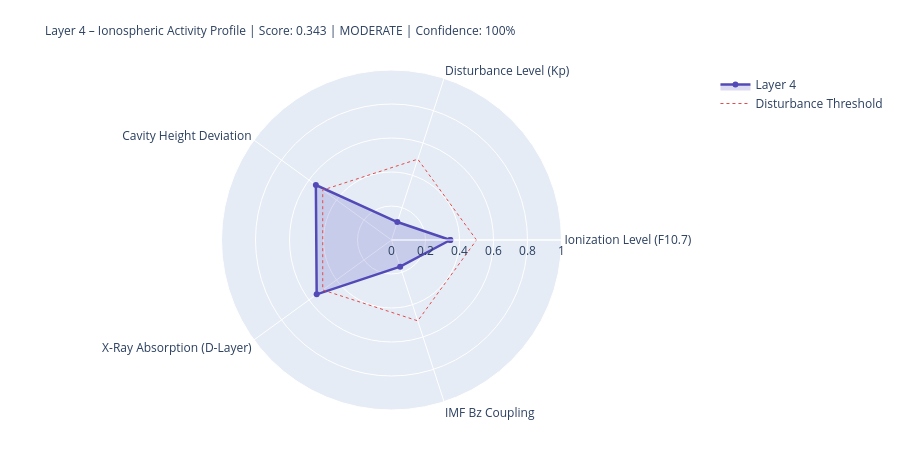

The cell this chart's notebook holds for it:
### Markdown cell above
---
## 4. State Assessment & Handoff to Layer 5

### Code cell
# ============================================================
# LAYER-4-SCORE
# ============================================================

COMPONENTS = {
    'Ionization Level (F10.7)':    {'score': ioniz,       'source': 'primary' if f107_now else 'from_layer0', 'dynamic': True},
    'Disturbance Level (Kp)':          {'score': disturb,     'source': 'primary' if kp_now   else 'from_layer0', 'dynamic': True},
    'Cavity Height Deviation':    {'score': h_dev,       'source': 'derived',                                'dynamic': True},
    'X-Ray Absorption (D-Layer)':{'score': xray_ioniz,  'source': 'primary' if xray_now else 'missing',     'dynamic': True},
    'IMF Bz Coupling':             {'score': bz_coupling, 'source': 'primary' if bz_now   else 'from_layer0', 'dynamic': True},
}

available    = {k: v['score'] for k, v in COMPONENTS.items() if v['score'] is not None}
unavailable  = [k for k, v in COMPONENTS.items() if v['score'] is None]
layer4_score = round(sum(available.values()) / len(available), 4) if available else None
confidence   = round(len(available) / len(COMPONENTS), 2)
level = ('unknown' if layer4_score is None
         else 'quiet'   if layer4_score < 0.3
         else 'moderate' if layer4_score < 0.6
         else 'active')
dominant_l4 = max(available, key=available.get) if available else 'none'

# Resonance delta for Schumann SR-1
sr1_ref = schumann_freq(1, 80.0)
sr1_now = schumann_freq(1, h_eff)
sr1_delta_mhz = (sr1_now - sr1_ref) * 1000

# Propagation conditions
prop_cond = ('disturbed'   if kp_val > 4
             else 'unsettled' if kp_val > 2
             else 'normal')
if xray_class in ['X', 'M']:
    prop_cond = 'Radio-Blackout moeglich'

W = 68
print('=' * W)
print('LAYER 4 – IONOSPHERE – STATE ASSESSMENT')
print('=' * W)
for name, comp in COMPONENTS.items():
    s = comp['score']
    if s is not None:
        bar = '█' * int(s * 20) + '░' * (20 - int(s * 20))
        print(f'  {name:<36} {bar}  {s:.3f}  [{comp["source"]}]')
    else:
        print(f'  {name:<36} {"─" * 20}  n/a   [missing]')
print('-' * W)
print(f'  Score:          {layer4_score:.3f}  ({len(available)}/{len(COMPONENTS)} components)')
print(f'  Confidence:     {confidence:.0%}')
print(f'  Level:          {level.upper()}')
print(f'  Dominant:       {dominant_l4}')
print(f'  Cavity height:  {h_eff:.1f} km  (Ref: 80.0 km)')
print(f'  SR-1:           {sr1_now:.3f} Hz  (Δ {sr1_delta_mhz:+.1f} mHz vs. ref)')
print(f'  Propagation:    {prop_cond}')
print(f'  X-Ray:          {xray_class}-class  ({xray_now:.2e} W/m²)' if xray_now else '  X-Ray:          n/a')
print('=' * W)

# Radar
cats   = list(available.keys())
vals_r = list(available.values())
if len(cats) >= 3:
    fig = go.Figure()
    fig.add_trace(go.Scatterpolar(
        r=vals_r + [vals_r[0]], theta=cats + [cats[0]],
        fill='toself', fillcolor='rgba(83,74,183,0.20)',
        line=dict(color='#534AB7', width=2.5), name='Layer 4'
    ))
    fig.add_trace(go.Scatterpolar(
        r=[0.5] * (len(cats)+1), theta=cats + [cats[0]],
        line=dict(color='#E24B4A', dash='dot', width=1),
        mode='lines', name='Disturbance Threshold'
    ))
    fig.update_layout(
        title=dict(
            text=f'Layer 4 – Ionospheric Activity Profile | Score: {layer4_score:.3f} | {level.upper()} | Confidence: {confidence:.0%}',
            font=dict(size=12)
        ),
        polar=dict(radialaxis=dict(visible=True, range=[0, 1])),
        height=450, showlegend=True,
        margin=dict(l=80, r=80, t=70, b=40)
    )
    fig.show()

### Figure 1 — Plotly figure (JSON) as saved in the notebook; plotly's stock layout.template omitted (floating-point values rounded to 4 significant figures)
{"data": [{"fill": "toself", "fillcolor": "rgba(83,74,183,0.20)", "line": {"color": "#534AB7", "width": 2.5}, "name": "Layer 4", "r": [0.346, 0.111, 0.55, 0.544, 0.165, 0.346], "theta": ["Ionization Level (F10.7)", "Disturbance Level (Kp)", "Cavity Height Deviation", "X-Ray Absorption (D-Layer)", "IMF Bz Coupling", "Ionization Level (F10.7)"], "type": "scatterpolar"}, {"line": {"color": "#E24B4A", "dash": "dot", "width": 1}, "mode": "lines", "name": "Disturbance Threshold", "r": [0.5, 0.5, 0.5, 0.5, 0.5, 0.5], "theta": ["Ionization Level (F10.7)", "Disturbance Level (Kp)", "Cavity Height Deviation", "X-Ray Absorption (D-Layer)", "IMF Bz Coupling", "Ionization Level (F10.7)"], "type": "scatterpolar"}], "layout": {"height": 450, "margin": {"b": 40, "l": 80, "r": 80, "t": 70}, "polar": {"radialaxis": {"range": [0, 1], "visible": true}}, "showlegend": true, "title": {"font": {"size": 12}, "text": "Layer 4 – Ionospheric Activity Profile | Score: 0.343 | MODERATE | Confidence: 100%"}}}
